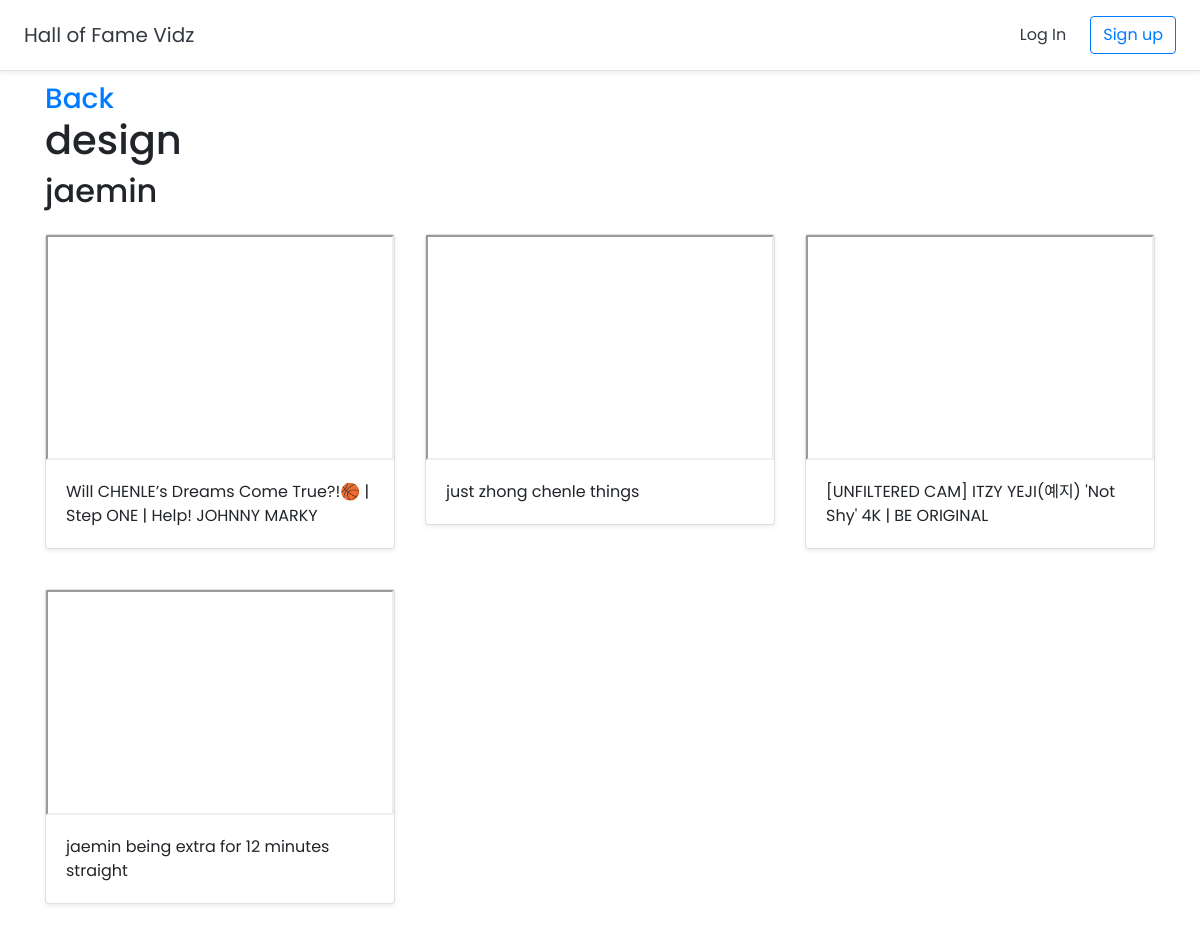
Page /halloffame/4 on the committed database.
### halls/models.py (models this page shows, shortened)
class Hall(models.Model):
    parent = models.ForeignKey("self",blank=True,null=True, on_delete=models.SET_NULL)
    title = models.CharField(max_length=255)
    user = models.ForeignKey(User,on_delete=models.CASCADE, related_name='user_halls')
    saved = models.ManyToManyField(settings.AUTH_USER_MODEL, blank=True, related_name='saved')
    tags = models.CharField(max_length=255, blank=True)
    objects = HallManager()

class Video(models.Model):
    title = models.CharField(max_length=255)
    url = models.URLField()
    youtube_id = models.CharField(max_length=255)
    hall = models.ForeignKey(Hall,related_name='videos',on_delete=models.CASCADE)

### halls/views.py (the view)
# urls.py: path('halloffame/<int:pk>', views.ViewHall.as_view(), name='view_hall'),
class ViewHall(generic.DetailView):
    model = Hall
    template_name = 'halls/detail.html'

### halls/templates/halls/detail.html (shortened to what this page needs)
{% extends 'halls/base.html' %}
{% block content %}
<div class="container">
    <h3>
        <a href="{% url 'dashboard' %}" >Back</a>
    </h3>
    <h1>{{object.title}}</h1>
    <h2>{{object.user}}</h2>
            <div class="row">
            {% for video in object.videos.all %}
                <div class="col-md-4 mt-3">
                    <div class="card mb-4 shadow-sm">
                        <iframe width="100%" height="225" src="https://www.youtube.com/embed/{{ video.youtube_id }}" allow="accelerometer; autoplay; encrypted-media; gyroscope; picture-in-picture" allowfullscreen></iframe>
                        <div class="card-body">
                            <p class="card-text"> {{ video.title }} </p>
                        </div>
                    </div>
                </div>
                {% endfor %}
            </div>
</div>
{% endblock %}

### halls/templates/halls/base.html (shortened to what this page needs)
<!doctype html>
<html lang="en">
{% load static %}
<head>
  <link rel="stylesheet" href="https://stackpath.bootstrapcdn.com/bootstrap/4.2.1/css/bootstrap.min.css">
  <link href="{% static 'bootstrap-horizon.css' %}" rel="stylesheet">
  <link href="{% static 'custom.css' %}" rel="stylesheet">
  <link href="{% static 'ionicons.min.css' %}" rel="stylesheet">
  <link href="{% static 'tagsinput.css' %}" rel="stylesheet" type="text/css">
  <link rel="stylesheet" href="https://cdnjs.cloudflare.com/ajax/libs/rainbow/1.2.0/themes/github.css">
</head>
<body>
  <div class="d-flex flex-column flex-md-row align-items-center p-3 px-md-4 bg-white border-bottom shadow-sm">
    <h5 class="my-0 mr-md-auto font-weight-normal"><a href="{% url 'home' %}" class="text-dark">Hall of Fame Vidz</a></h5>
    <nav class="my-2 my-md-0 mr-md-3">
      {% if user.is_authenticated %}
      <a class="p-2 text-dark" href="{% url 'dashboard' %}">Dashboard</a>
      <a class="p-2 text-dark" href="#">{{user.username}}</a>
      <a class="p-2 text-dark" href="{% url 'logout' %}">Log Out</a>
      {% else %}
      <a class="p-2 text-dark" href="{% url 'login' %}">Log In</a>
      {% endif %}
    </nav>
    {% if user.is_authenticated == False %}
    <a class="btn btn-outline-primary" href="{% url 'signup' %}">Sign up</a>
    {% endif %}
  </div>
  {% block content %}
  {% endblock %}
</body>
</html>

### halls/templates/halls/base.html (style rules this page uses)
body { font-family: 'Poppins', sans-serif; }
.container h3 { margin-bottom: 0 !important; margin-top: 1% !important; }

### rows in the picture
Hall: title "design", user "jaemin"
Video: title "Will CHENLE’s Dreams Come True?!🏀 | Step ONE | Help! JOHNNY MARKY"
Video: title "just zhong chenle things"
Video: title "[UNFILTERED CAM] ITZY YEJI(예지) 'Not Shy' 4K | BE ORIGINAL"
Video: title "jaemin being extra for 12 minutes straight"
